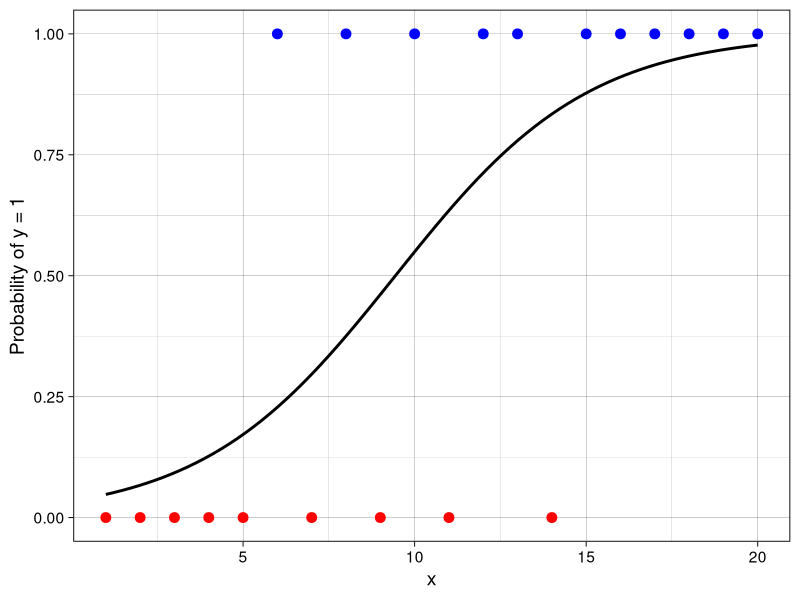
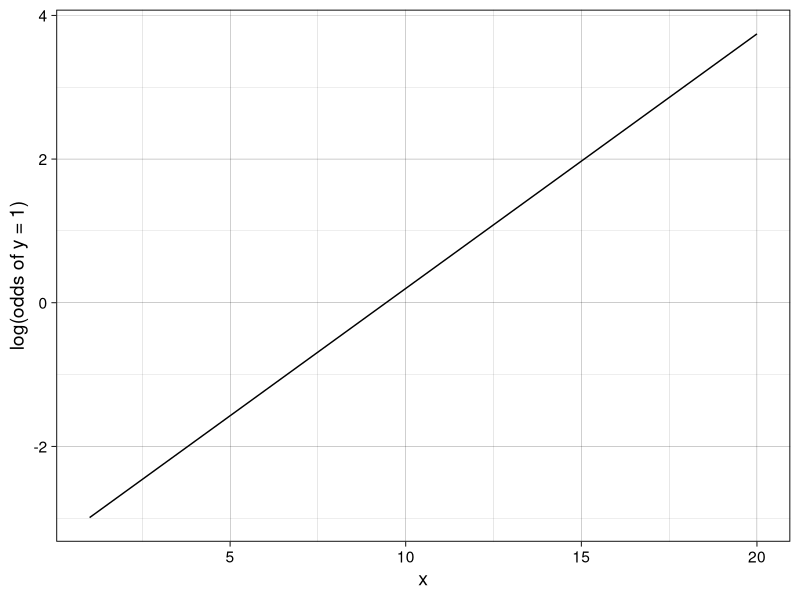
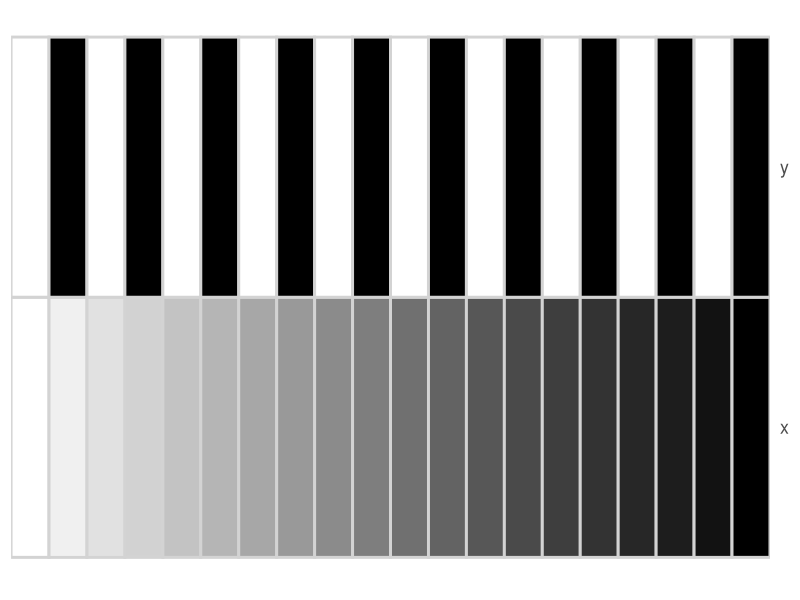
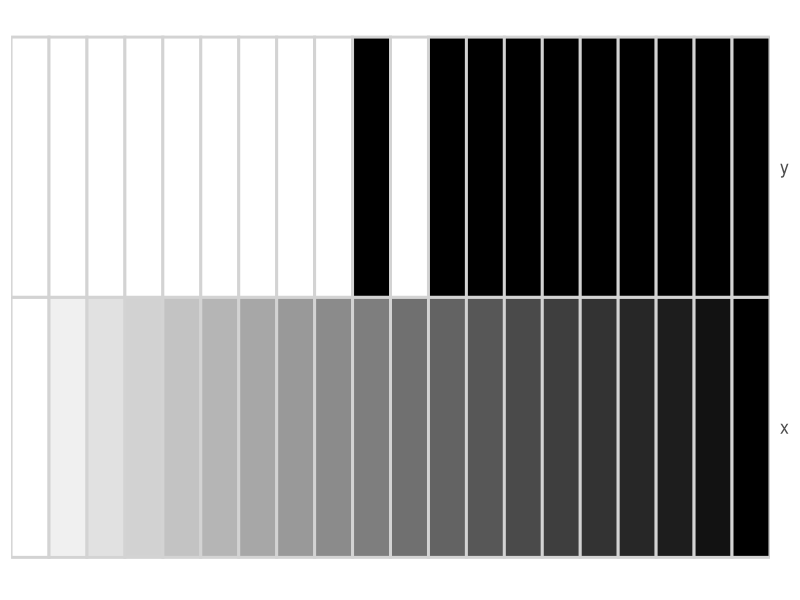
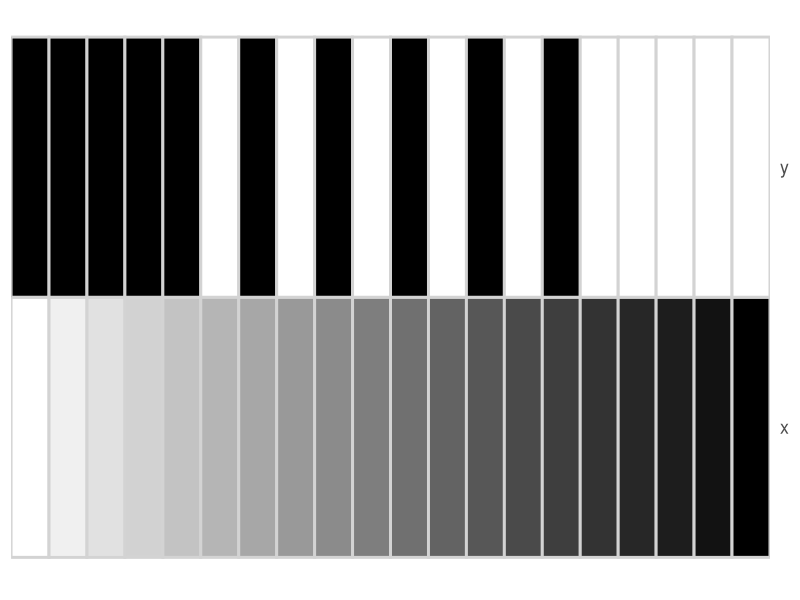
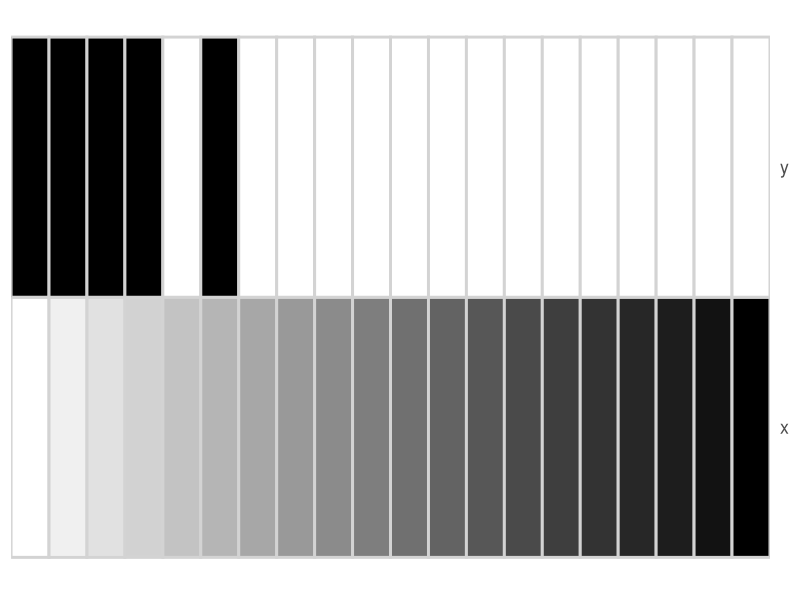
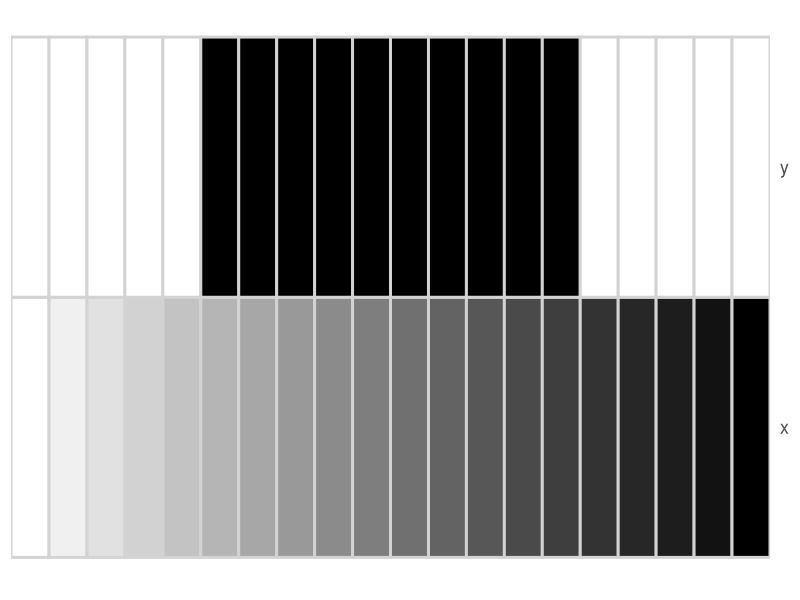
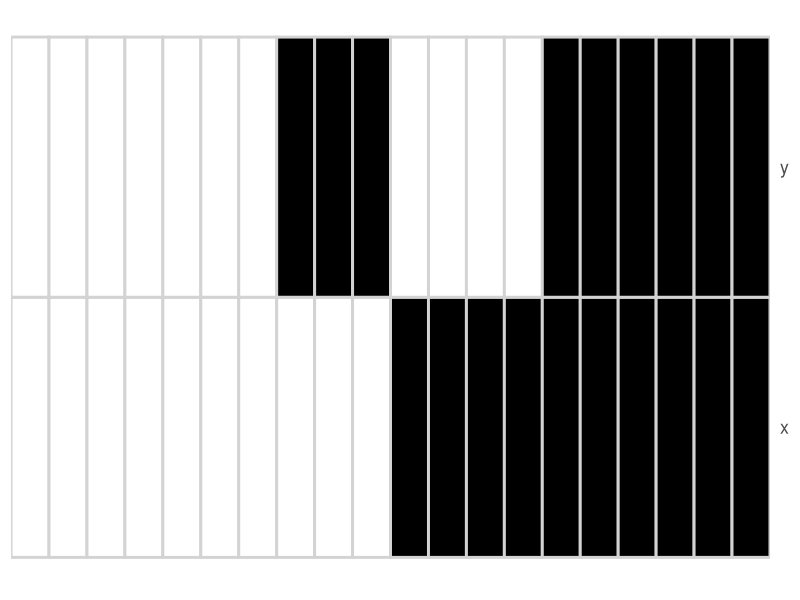

Reproduce these figures in R, in order.
## ---- chunk 1
#| eval: true
#| warning: false
library(tidyverse)
d1_log <- tibble(x = 1:20,
                 y = c(0, 0, 0, 0, 0, 1, 0, 1, 0, 1, 
                       0, 1, 1, 0, 1, 1, 1, 1, 1, 1))
## ---- chunk 2
#| eval: true
#| echo: false
#| warning: false
#| fig-align: center
#| fig-width: 4
#| fig-height: 3.5
d1_log %>% 
  ggplot(aes(x = x, 
             y = y)) +
  geom_point(aes(color = as.factor(y)),
             size = 3) +
  geom_smooth(method = "glm",
              method.args = list(family = "binomial"), 
              se = FALSE, 
              color = "black") +
  labs(y = "Probability of y = 1", 
       color = "y") +
  theme_linedraw(base_size = 14) +
  theme(legend.position = "none") +
  scale_color_manual(values = c("red", "blue"))
  
## ---- chunk 3
#| eval: true
#| warning: false
glm(y ~ x, data = d1_log, family = binomial()) %>% 
  broom::tidy()
## ---- chunk 4
#| eval: true
#| echo: false
#| warning: false
#| fig-align: center
#| fig-width: 4
#| fig-height: 3.5

fit <- glm(y ~ x, data = d1_log, family = binomial())
  
intercept <- fit %>%   
  broom::tidy() %>% 
  filter(term == "(Intercept)") %>% 
  pull(estimate)

slope <- fit %>%   
  broom::tidy() %>% 
  filter(term == "x") %>% 
  pull(estimate)

d1_log %>% 
  mutate(preds = intercept + slope * x) %>% 
  ggplot(aes(x = x, 
             y = preds)) +
  geom_line() +
  labs(y = "log(odds of y = 1)") +
  theme_linedraw(base_size = 14)
  
## ---- chunk 5
#| eval: true
#| echo: false
#| warning: false
#| fig-align: left
#| fig-width: 9
#| fig-height: 1.4

tibble(x = seq(0, 1, length.out = 20),
       y = c(0, 1, 0, 1, 0, 1, 0, 1, 0, 1, 
             0, 1, 0, 1, 0, 1, 0, 1, 0, 1), 
       col = 1:20) %>% 
  pivot_longer(cols = 1:2) %>% 
  ggplot(aes(x = col, y = name, fill = value)) +
  geom_tile(color = "lightgray", 
            size = 1) +
  theme_minimal(base_size = 16) +
  scale_fill_gradient(low = "white", high = "black") +
  labs(x = NULL, 
       y = NULL) +
  scale_x_continuous(expand = c(0, 0)) +
  scale_y_discrete(position = "right") +
  theme(axis.text.x = element_blank(), 
        panel.grid = element_blank(), 
        axis.text.y = element_text(hjust = 0, margin = margin(l = -20)),
        legend.position = "none")  
## ---- chunk 6
#| eval: true
#| echo: false
#| warning: false
#| fig-align: left
#| fig-width: 9
#| fig-height: 1.4

tibble(x = seq(0, 1, length.out = 20),
       y = c(0, 0, 0, 0, 0, 0, 0, 0, 0, 1, 
             0, 1, 1, 1, 1, 1, 1, 1, 1, 1), 
       col = 1:20) %>% 
  pivot_longer(cols = 1:2) %>% 
  ggplot(aes(x = col, y = name, fill = value)) +
  geom_tile(color = "lightgray", 
            size = 1) +
  theme_minimal(base_size = 16) +
  scale_fill_gradient(low = "white", high = "black") +
  labs(x = NULL, 
       y = NULL) +
  scale_x_continuous(expand = c(0, 0)) +
  scale_y_discrete(position = "right") +
  theme(axis.text.x = element_blank(), 
        panel.grid = element_blank(), 
        axis.text.y = element_text(hjust = 0, margin = margin(l = -20)),
        legend.position = "none")  
## ---- chunk 7
#| eval: true
#| echo: false
#| warning: false
#| fig-align: left
#| fig-width: 9
#| fig-height: 1.4

tibble(x = seq(0, 1, length.out = 20),
       y = c(1, 1, 1, 1, 1, 0, 1, 0, 1, 0, 
             1, 0, 1, 0, 1, 0, 0, 0, 0, 0), 
       col = 1:20) %>% 
  pivot_longer(cols = 1:2) %>% 
  ggplot(aes(x = col, y = name, fill = value)) +
  geom_tile(color = "lightgray", 
            size = 1) +
  theme_minimal(base_size = 16) +
  scale_fill_gradient(low = "white", high = "black") +
  labs(x = NULL, 
       y = NULL) +
  scale_x_continuous(expand = c(0, 0)) +
  scale_y_discrete(position = "right") +
  theme(axis.text.x = element_blank(), 
        panel.grid = element_blank(), 
        axis.text.y = element_text(hjust = 0, margin = margin(l = -20)),
        legend.position = "none")  
## ---- chunk 8
#| eval: true
#| echo: false
#| warning: false
#| fig-align: left
#| fig-width: 9
#| fig-height: 1.4

tibble(x = seq(0, 1, length.out = 20),
       y = c(1, 1, 1, 1, 0, 1, 0, 0, 0, 0, 
             0, 0, 0, 0, 0, 0, 0, 0, 0, 0), 
       col = 1:20) %>% 
  pivot_longer(cols = 1:2) %>% 
  ggplot(aes(x = col, y = name, fill = value)) +
  geom_tile(color = "lightgray", 
            size = 1) +
  theme_minimal(base_size = 16) +
  scale_fill_gradient(low = "white", high = "black") +
  labs(x = NULL, 
       y = NULL) +
  scale_x_continuous(expand = c(0, 0)) +
  scale_y_discrete(position = "right") +
  theme(axis.text.x = element_blank(), 
        panel.grid = element_blank(), 
        axis.text.y = element_text(hjust = 0, margin = margin(l = -20)),
        legend.position = "none")  
## ---- chunk 9
#| eval: true
#| echo: false
#| warning: false
#| fig-align: left
#| fig-width: 9
#| fig-height: 1.4

tibble(x = seq(0, 1, length.out = 20),
       y = c(0, 0, 0, 0, 0, 1, 1, 1, 1, 1, 
             1, 1, 1, 1, 1, 0, 0, 0, 0, 0), 
       col = 1:20) %>% 
  pivot_longer(cols = 1:2) %>% 
  ggplot(aes(x = col, y = name, fill = value)) +
  geom_tile(color = "lightgray", 
            size = 1) +
  theme_minimal(base_size = 16) +
  scale_fill_gradient(low = "white", high = "black") +
  labs(x = NULL, 
       y = NULL) +
  scale_x_continuous(expand = c(0, 0)) +
  scale_y_discrete(position = "right") +
  theme(axis.text.x = element_blank(), 
        panel.grid = element_blank(), 
        axis.text.y = element_text(hjust = 0, margin = margin(l = -20)),
        legend.position = "none")  
## ---- chunk 10
#| eval: true
#| echo: false
#| warning: false
#| fig-align: left
#| fig-width: 9
#| fig-height: 1.4

tibble(x = c(rep(0, 10), rep(1, 10)),
             y = c(0, 0, 0, 0, 0, 0, 0, 1, 1, 1, 
                   0, 0, 0, 0, 1, 1, 1, 1, 1, 1), 
       col = 1:20) %>% 
  pivot_longer(cols = 1:2) %>% 
  ggplot(aes(x = col, y = name, fill = value)) +
  geom_tile(color = "lightgray", 
            size = 1) +
  theme_minimal(base_size = 16) +
  scale_fill_gradient(low = "white", high = "black") +
  labs(x = NULL, 
       y = NULL) +
  scale_x_continuous(expand = c(0, 0)) +
  scale_y_discrete(position = "right") +
  theme(axis.text.x = element_blank(), 
        panel.grid = element_blank(), 
        axis.text.y = element_text(hjust = 0, margin = margin(l = -20)),
        legend.position = "none")  
